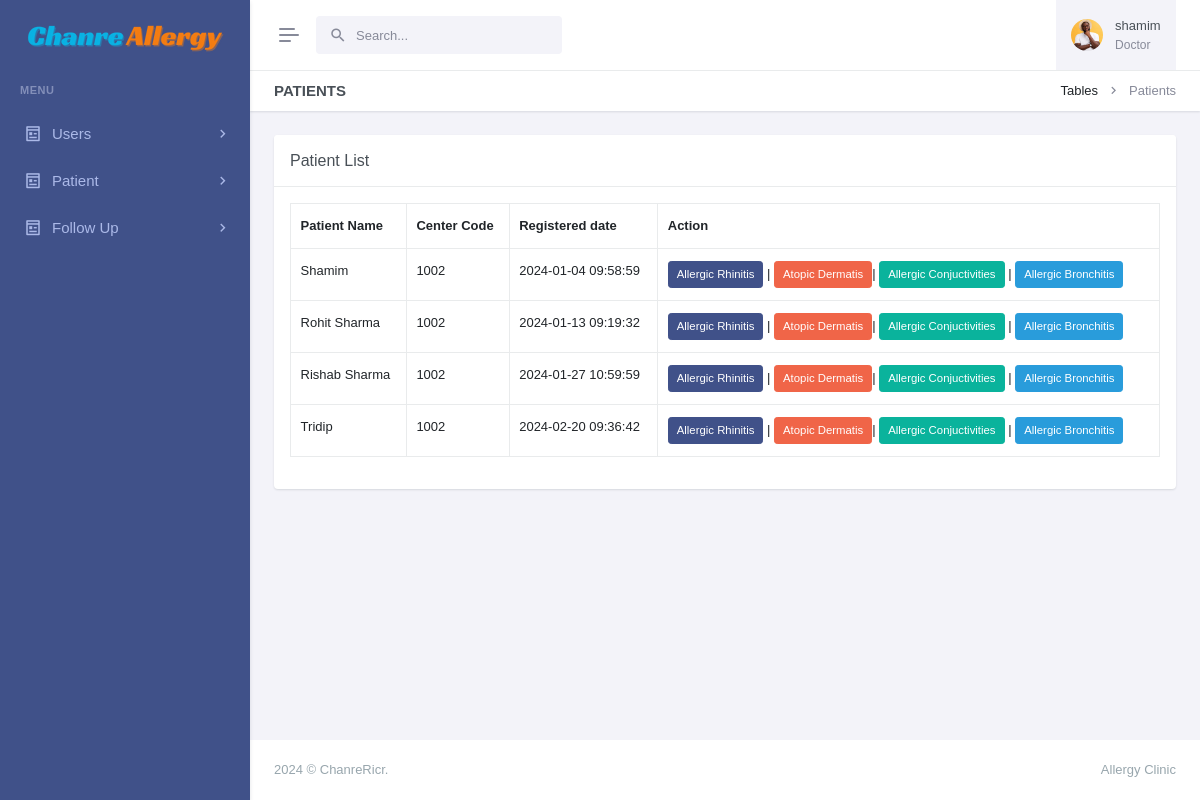
Page /view-followup-patient.php (signed in) on the committed database.
### tables this page shows
CREATE TABLE `patients` (
  `id` int(11) NOT NULL,
  `patient_name` varchar(255) NOT NULL,
  `patient_id` varchar(50) DEFAULT NULL,
  `age` int(11) DEFAULT NULL,
  `sex` varchar(25) DEFAULT NULL,
  `physician` varchar(255) DEFAULT NULL,
  `address` varchar(255) DEFAULT NULL,
  `mobile` varchar(15) DEFAULT NULL,
  `email` varchar(255) DEFAULT NULL,
  `updatedBy` varchar(255) DEFAULT NULL,
  `centerName` varchar(255) DEFAULT NULL,
  `centerCode` varchar(10) DEFAULT NULL,
  `createdAt` timestamp NOT NULL DEFAULT current_timestamp()
);

### view-followup-patient.php (the view, shortened to what this page needs)
<?php
include('layout/config.php');
if (strlen($_SESSION['login']) == 0) {
    header('location:index.php');
} else {
    ?>
    <!doctype html>
    <html lang="en" data-layout="vertical" data-topbar="light" data-sidebar="dark" data-sidebar-size="lg"
        data-sidebar-image="none" data-preloader="disable">
    <head>
        <link rel="stylesheet" href="https://cdn.datatables.net/1.11.5/css/dataTables.bootstrap5.min.css" />
        <link rel="stylesheet" href="https://cdn.datatables.net/responsive/2.2.9/css/responsive.bootstrap.min.css" />
        <link rel="stylesheet" href="https://cdn.datatables.net/buttons/2.2.2/css/buttons.dataTables.min.css">
        <link href="assets/css/bootstrap.min.css" rel="stylesheet" type="text/css" />
        <link href="assets/css/icons.min.css" rel="stylesheet" type="text/css" />
        <link href="assets/css/app.min.css" rel="stylesheet" type="text/css" />
        <link href="assets/css/custom.min.css" rel="stylesheet" type="text/css" />
    </head>
    <body>
        <div id="layout-wrapper">
            <?php include('admin/header.php') ?>
            <?php include('admin/leftsidebar.php') ?>
            <div class="main-content">
                <div class="page-content">
                    <div class="container-fluid">
                        <div class="row">
                            <div class="col-12">
                                <div class="page-title-box d-sm-flex align-items-center justify-content-between">
                                    <h4 class="mb-sm-0">Patients</h4>
                                    <div class="page-title-right">
                                        <ol class="breadcrumb m-0">
                                            <li class="breadcrumb-item"><a href="javascript: void(0);">Tables</a></li>
                                            <li class="breadcrumb-item active">Patients</li>
                                        </ol>
                                    </div>
                                </div>
                            </div>
                        </div>
                        <div class="row">
                            <div class="col-lg-12">
                                <div class="card">
                                    <div class="card-header">
                                        <h5 class="card-title mb-0">Patient List</h5>
                                    </div>
                                    <div class="card-body">
                                        <div class="table-responsive">
                                            <table id="buttons-datatables" class="display table table-bordered"
                                                style="width:100%">
                                                <thead>
                                                    <tr>
                                                        <th>Patient Name</th>
                                                        <th>Center Code</th>
                                                        <th>Registered date</th>
                                                        <th>Action</th>
                                                    </tr>
                                                </thead>
                                                <tbody>
                                                    <?php
                                                    $users = $_SESSION['login'];
                                                    $myquery = mysqli_query($conn, "Select * from patients where updatedBy = '$users' ");
                                                    while ($row = mysqli_fetch_array($myquery)) {
                                                        ?>
                                                        <tr>
                                                            <td>
                                                                <?php echo htmlentities($row['patient_name']) ?>
                                                            </td>
                                                            <td>
                                                                <?php echo htmlentities($row['centerCode']) ?>
                                                            </td>
                                                            <td>
                                                                <?php echo htmlentities($row['createdAt']) ?>
                                                            </td>
                                                            <td>
                                                                <a href="view-ar-followup.php?pid=<?php echo htmlentities($row['patient_id']) ?>"
                                                                    class="btn btn-primary btn-sm">Allergic Rhinitis</a>
                                                                |
                                                                <a class="btn btn-danger btn-sm"
                                                                    href="view-atopic.php?pid=<?php echo htmlentities($row['patient_id']) ?>">
                                                                    Atopic Dermatis</a>|
                                                                <a class="btn btn-success btn-sm"
                                                                    href="view-conjunctivities.php?pid=<?php echo htmlentities($row['patient_id']) ?>">
                                                                    Allergic Conjuctivities</a>
                                                                |
                                                                <a class="btn btn-info btn-sm"
                                                                    href="view-bronchitis.php?pid=<?php echo htmlentities($row['patient_id']) ?>">
                                                                    Allergic Bronchitis</a>
                                                            </td>
                                                        </tr>
                                                    <?php } ?>
                                            </table>
                                        </div>
                                    </div>
                                </div>
                            </div>
                        </div>
                    </div>
                </div>
                <?php include('admin/footer.php'); ?>
            </div>
        </div>
    </body>
    </html>
<?php } ?>

### rows in the picture
patients: patient_name "Shamim", centerCode "1002", createdAt "2024-01-04 09:58:59"
patients: patient_name "Rohit Sharma", centerCode "1002", createdAt "2024-01-13 09:19:32"
patients: patient_name "Rishab Sharma", centerCode "1002", createdAt "2024-01-27 10:59:59"
patients: patient_name "Tridip", centerCode "1002", createdAt "2024-02-20 09:36:42"

### other values in the picture
$_SESSION['empName'] "shamim"
$_SESSION['empDesignation'] "Doctor"
